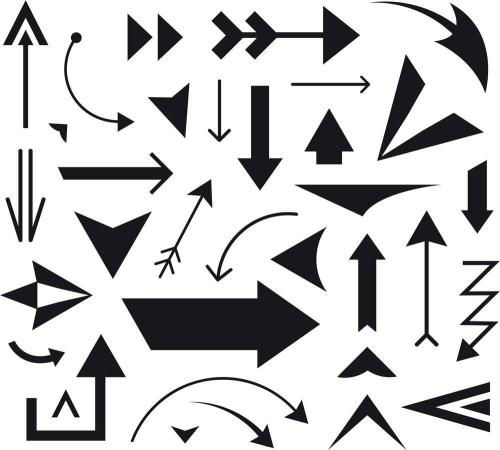
#> input picture images/arrows.jpg, 500 x 450 px
$ python 'Harris Corner Detection.py'
#> lines starting #> are read from the running program, lines starting #| are printed output that depends on the picture; after the words box and inside, x2 and y2 are one past the last pixel; in counts of white or black regions, pixels touching at a corner belong together
import cv2
import numpy as np

# Find Harris corners
img = cv2.imread('../images/arrows.jpg')
#> img is the input picture: shape (450, 500, 3); mean B, G, R 204.2, 203.2, 203.3
img1 = img.copy()

gray = cv2.cvtColor(img, cv2.COLOR_BGR2GRAY)
gray = np.float32(gray)
dst = cv2.cornerHarris(gray, 2, 3, 0.04)
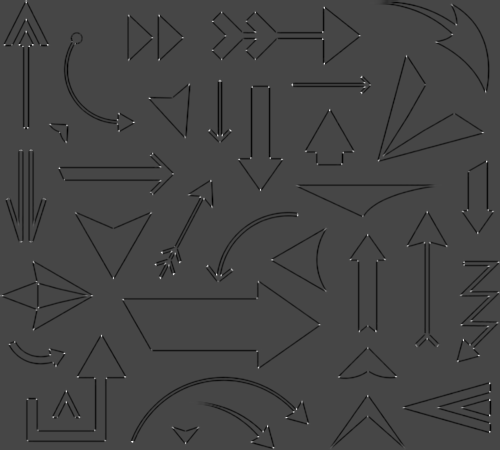
#> dst: shape (450, 500) float32; min -105089776, max 272357440, mean -3537628; drawn with min black and max white
dst = cv2.dilate(dst, None)
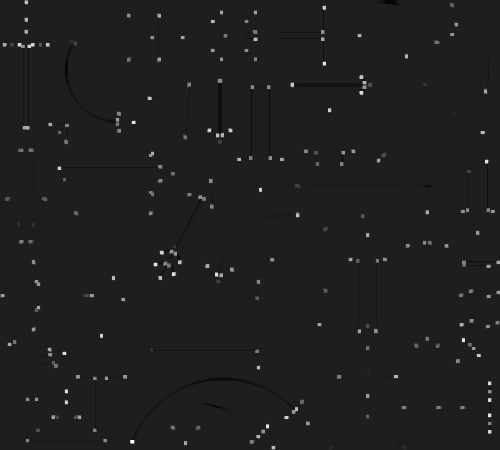
#> dst: shape (450, 500) float32; min -36405552, max 272357440, mean 1708834.9; drawn with min black and max white
print(dst.max())
#| 272357440.0
img[dst > (0.01 * dst.max())] = [0, 0, 255]
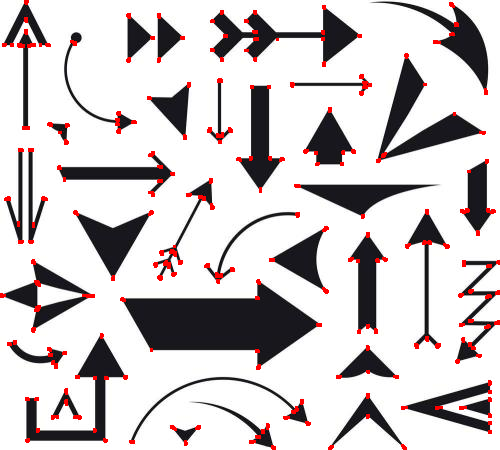
#> img: shape (450, 500, 3); 2.32% of pixels changed, all inside (x1, y1, x2, y2) = (0, 0, 500, 450)
cv2.imshow('dst', img)
cv2.waitKey(0)

# find Harris corners
dst1 = cv2.cornerHarris(gray, 2, 3, 0.04)
dst1 = cv2.dilate(dst1, None)
res, dst1 = cv2.threshold(dst1, 0.01 * dst1.max(), 255, 0)
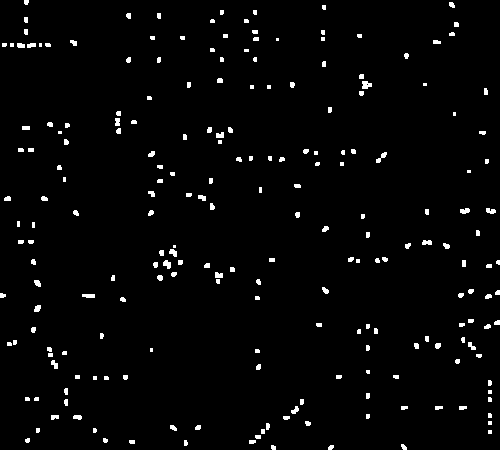
#> dst1: shape (450, 500) float32; 2.3% white; 217 white regions (64 under 20 px), largest, box (x1, y1, x2, y2) and area: (362, 81, 372, 89) 61, (376, 152, 387, 163) 50, (163, 260, 171, 269) 50
#> res = 2723574.4
dst1 = np.uint8(dst1)

# find centroids
res, labels, stats, centroids = cv2.connectedComponentsWithStats(dst1)
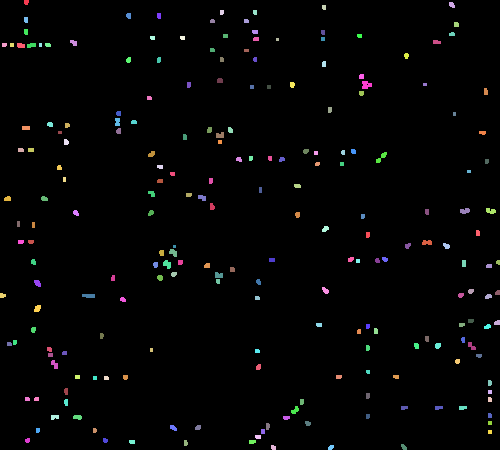
#> labels: shape (450, 500) int32; 218 distinct labels, from 0 to 217; one colour per label, 0 black
#> res = 218; stats = 218 rows, first 6: [0, 0, 500, 450, 219772], [24, 0, 5, 5, 22], [449, 2, 6, 6, 28], [322, 5, 4, 5, 19], [220, 10, 4, 5, 19], [253, 10, 4, 5, 19]; centroids = 218 pairs, first value 2.16 to 497.7, second value 1.77 to 447.1

# define the criteria to stop and refine the corners
criteria = (cv2.TERM_CRITERIA_EPS + cv2.TERM_CRITERIA_MAX_ITER, 100, 0.01)
corners = cv2.cornerSubPix(gray, np.float32(centroids), (5, 5), (-1, -1), criteria)
#> corners = 218 pairs, first value 0.288 to 498.9, second value 0.258 to 448.7

# draw
res = np.hstack((centroids, corners))
#> res = 218 rows, first 6: [249.6, 224.3, 249.6, 224.3], [25.91, 1.77, 25.22, 0.258], [451.4, 4.43, 449.5, 2.46], [323.6, 6.89, 322.6, 5.53], [221.4, 11.89, 220.7, 10.64], [254.6, 11.89, 254.3, 10.64]
res = np.int0(res)
#> res = 218 rows, first 6: [249, 224, 249, 224], [25, 1, 25, 0], [451, 4, 449, 2], [323, 6, 322, 5], [221, 11, 220, 10], [254, 11, 254, 10]
img1[res[:, 1], res[:, 0]] = [0, 0, 255]
img1[res[:, 3], res[:, 2]] = [0, 255, 0]
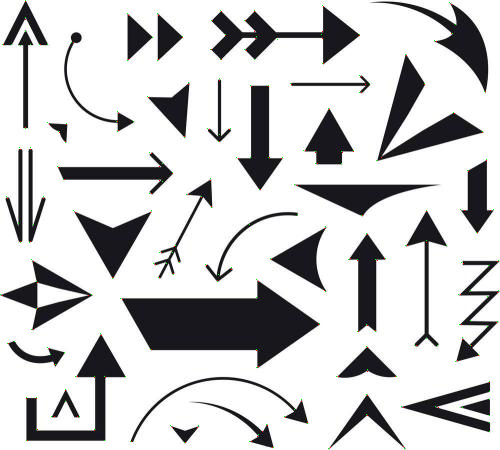
#> img1: shape (450, 500, 3); mean B, G, R 203.9, 203.2, 203.3
cv2.imshow('dst1', img1)
cv2.waitKey(0)
